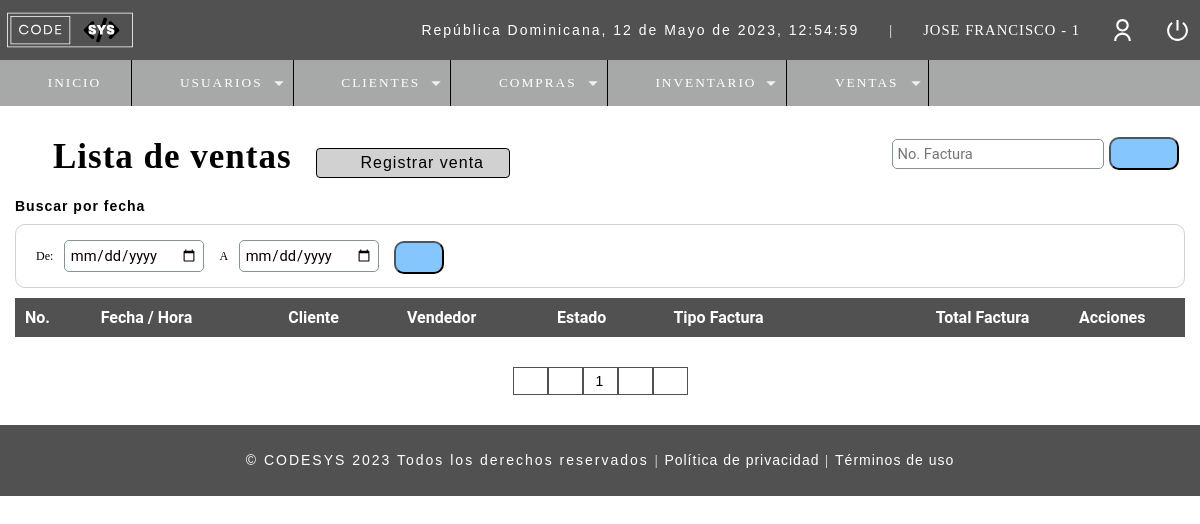
/r_ventas.php?pagina=2 (signed in), run on an earlier commit of the app's database.
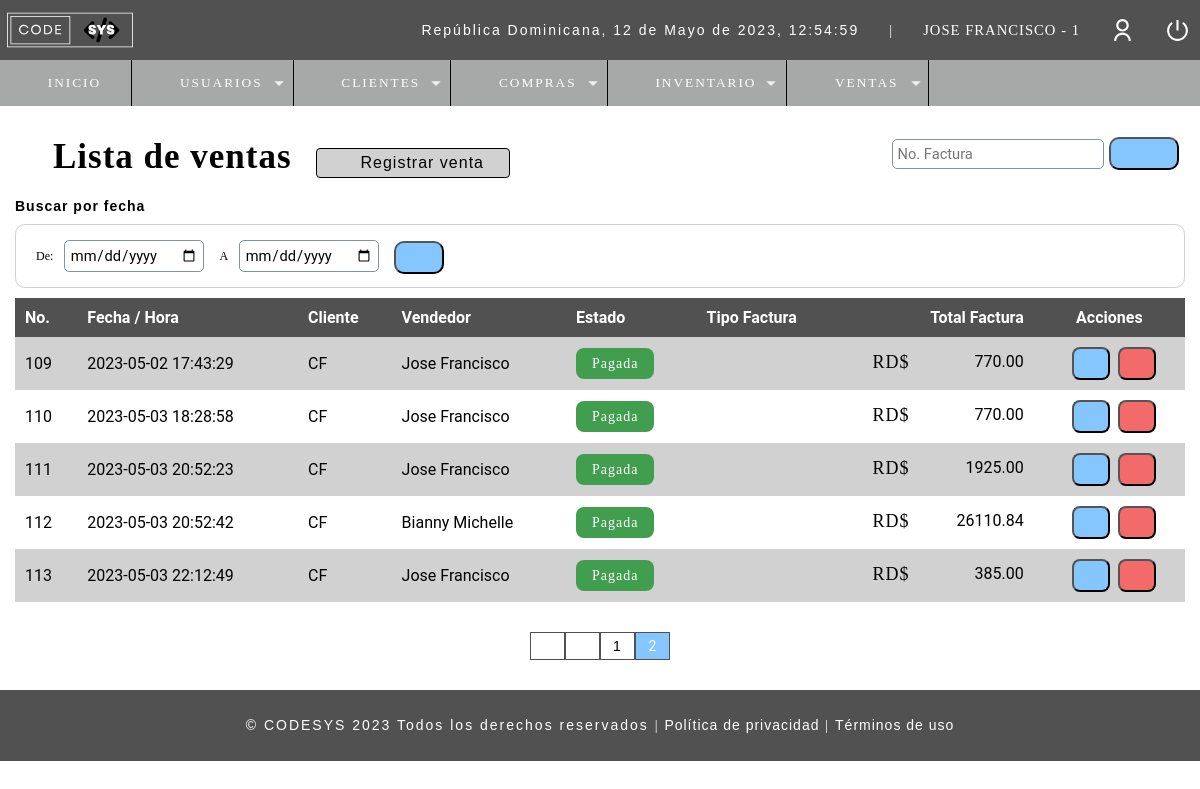
And on a later commit of the database.
### tables this page shows
CREATE TABLE `t_usuario` (
  `ID_Usuario` int(11) NOT NULL,
  `Nombre` varchar(50) DEFAULT NULL,
  `Email` varchar(100) DEFAULT NULL,
  `Usuario` varchar(15) DEFAULT NULL,
  `Pass` varchar(150) DEFAULT NULL,
  `Rol` int(11) DEFAULT NULL,
  `ID_Estado` int(10) DEFAULT NULL
);

CREATE TABLE `t_factura` (
  `ID_Factura` int(11) NOT NULL,
  `Fecha` datetime NOT NULL DEFAULT current_timestamp(),
  `Usuario` int(11) DEFAULT NULL,
  `Cod_cliente` int(11) DEFAULT NULL,
  `Total_Factura` decimal(10,2) DEFAULT NULL,
  `Tipo_Factura` varchar(10) NOT NULL,
  `ID_Estado` int(11) NOT NULL DEFAULT 4
);

CREATE TABLE `t_cliente` (
  `ID_Cliente` int(11) NOT NULL,
  `Nombre` varchar(50) DEFAULT NULL,
  `Apellido` varchar(50) NOT NULL,
  `RNC` varchar(50) NOT NULL,
  `Fecha_Registro` datetime NOT NULL DEFAULT current_timestamp(),
  `Telefono` varchar(20) DEFAULT NULL,
  `Direccion` varchar(150) DEFAULT NULL,
  `Correo` varchar(50) NOT NULL,
  `ID_Estado` int(11) NOT NULL,
  `Usuario_ID` int(11) NOT NULL
);

### Include/functions.php (called while the page is built, shortened)
<?php
	function fechaActual(){
		$mes = array("","Enero",
		    "Febrero",
			"Marzo",
			"Abril",
			"Mayo",
			"Junio",
			"Julio",
			"Agosto",
			"Septiembre",
			"Octubre",
			"Noviembre",
			"Diciembre");
		return date('d')." de ". $mes[date('n')] . " de " . date('Y') . ", " . date('H:i:s');
	}
?>

### Controllers/r_ventas.controller.php (called while the page is built, shortened)
<?php
include("./Database/conn_backend.php");
$sql_registers =  mysqli_query($conn, "SELECT COUNT(*) as total_registers FROM t_factura WHERE ID_Estado != 7");
$result_registers = mysqli_fetch_array($sql_registers);
$total_registro = $result_registers['total_registers'];
$paginas = 100;
if(empty($_GET['pagina'])){
    $pagina = 1;
}else{
    $pagina = $_GET['pagina'];
}
$from = ($pagina - 1) * $paginas;
$total_pages = ceil($total_registro / $paginas);
$query = mysqli_query($conn, "SELECT f.ID_Factura, f.Fecha, u.Nombre as vendedor, f.Cod_cliente, ce.Nombre as cliente, f.Total_Factura, f.Tipo_Factura, f.ID_Estado, e.Estado as estado
            FROM t_factura f
            INNER JOIN t_estado e
            ON f.ID_Estado = e.ID_Estado
            INNER JOIN t_cliente ce
            ON f.Cod_cliente = ce.ID_Cliente
            INNER JOIN t_usuario u
            ON f.Usuario = u.ID_Usuario
            WHERE e.ID_Estado != 7
            ORDER BY f.ID_Factura ASC
            LIMIT $from,$paginas");
?>

### r_ventas.php (the view, shortened to what the changed rows need)
<?php
    include_once("Include/plantilla_Cabeza.php");
    include("Controllers/r_ventas.controller.php");
    $usuario = $_SESSION['Usuario'];
	include("Database/conn_backend.php");
	$sql = mysqli_query($conn,
	"SELECT (u.Rol) as ID_Rol, (r.Rol) as Rol
		FROM t_usuario u
		INNER JOIN t_rol r
		ON u.Rol = r.ID_Rol WHERE Usuario='$usuario'");
	$idrol = 0;
	while($mostrar = mysqli_fetch_array($sql)){
		$idrol = $mostrar['ID_Rol'];
	}
?>
<br>
<br>
<head>
    <link rel="stylesheet" href="css/style.css">
</head>
<section id="container">
    <div class="r_user">
	<h1><i class="far fa-newspaper" style="color: #000;"></i> Lista de ventas</h1>
    <div class="containerTableResponsive">
    <table>
        <thead class="table">
        <tr>
            <th>No.</th>
            <th>Fecha / Hora</th>
            <th>Cliente</th>
            <th>Vendedor</th>
            <th>Estado</th>
            <th>Tipo Factura</th>
            <th class="textright">Total Factura</th>
            <th class="textcenter">Acciones</th>
        </tr>
        </thead>
        <tbody>
        <?php while($mostrar = mysqli_fetch_array($query)):
                if($mostrar['ID_Estado'] == 4){
                    $estado = '<span class="Pagada">Pagada</span>';
                }else if($mostrar['ID_Estado'] == 5){
                    $estado = '<span class="Tramite">Trámite</span>';
                }else{
                    $estado = '<span class="Anulada">Anulada</span>';
            }
            ?>
        <tr>
            <td class="row_<?= $mostrar['ID_Factura']; ?>"><?= $mostrar['ID_Factura']; ?></td>
            <td><?= $mostrar['Fecha']; ?></td>
            <td><?= $mostrar['cliente']; ?></td>
            <td><?= $mostrar['vendedor']; ?></td>
            <td class="estado"><?= $estado; ?></td>
            <td><?= $mostrar['Tipo_Factura']; ?></td>
            <td class="textright totalfactura" style="margin-top: 5px;"><span style="font-size:18px; margin-left: 20px;">RD$</span><?= $mostrar['Total_Factura']; ?></td>
            <td>
                <div class="div_acciones">
                    <div>
                        <button type="button" class="btn_view view_factura" cl="<?= $mostrar['Cod_cliente'];?>" f="<?= $mostrar['ID_Factura']; ?>" st="<?php echo $mostrar['Tipo_Factura'];?>"><i class="fas fa-eye"></i></button>
                    </div>
                    <?php if($idrol == 1 || $idrol == 3){
                                if($mostrar['ID_Estado'] == 4 || $mostrar['ID_Estado'] == 5){?>
                    <div class="div_factura">
                        <button type="button" name="anular" class="btn_null anular_factura" fac="<?= $mostrar['ID_Factura']; ?>"><i class="fas fa-ban"></i></button>
                    </div>
                    <?php }else{ ?>
                            <div class="div_factura">
                                <button type="button" name="inactivo" class="btn_null inactive" fac="<?= $mostrar['ID_Factura']; ?>"><i class="fas fa-ban"></i></button>
                            </div>
                    <?php }} ?>
                </div>
            </td>
            <?php endwhile;?>
        </tr>
        </tbody>
    </table>
    </div>
    <div class="paginador">
        <ul>
            <?php if($pagina != 1){ ?>
            <li><a href="?pagina=<?php echo 1; ?>"><i class="fa-sharp fa-solid fa-backward-step" style="color: #000000; height: 16px;"></i></a></li>
            <li><a href="?pagina=<?php echo $pagina-1; ?>"><i class="fa-sharp fa-solid fa-caret-left" style="color: #000000; height: 16px;"></i></a></li>
            <?php } for($i=1;$i<=$total_pages;$i++){
                if($i == $pagina){
                    echo '<li class="page_select">'.$i.'</a></li>';
                }else{
                echo '<li><a href="?pagina='.$i.'">'.$i.'</a></li>';
                }
            } if($pagina != $total_pages){ ?>
            <li><a href="?pagina=<?php echo $pagina + 1; ?>"><i class="fa-solid fa-caret-right" style="color: #000000; height: 16px;"></i></a></li>
            <li><a href="?pagina=<?php echo $total_pages?>"><i class="fa-sharp fa-solid fa-forward-step" style="color: #000000; height: 16px;"></i></a></li>
            <?php } ?>
        </ul>
    </div>
    </div>
</section>
<?php include_once("Include/plantilla_pie.php");?>

### Include/plantilla_Cabeza.php (shortened to what the changed rows need)
<?php
	include("./Database/conn_backend.php");
	include("scripts.php");
	$usuario = $_SESSION['Usuario'];
	$sql = "SELECT * FROM t_usuario WHERE Usuario='$usuario'";
	$result = mysqli_query($conn, $sql);
?>
<!DOCTYPE html>
<html lang="en">
<head>
</head>
<body>
	<header>
		<div class="header">
			<h1><img class="imgHeader" src="assets\images\CODESYSLOGO.svg" alt="Logo de CODESYS" width="130px" height="100px" style="margin-top:2px; margin-left:-5px;"></h1>
			<div class="optionsBar">
				<p id="hora">República Dominicana, <?php echo fechaActual();?></p>
				<span>|</span>
				<?php while($mostrar = mysqli_fetch_array($result)){?>
				<span class="user"><?php echo $mostrar['Nombre'].' - '.$mostrar['Rol']?></span>
				<?php } ?>
				<img class="photouser" src="assets\images\user-line.svg" alt="Usuario">
				<a href="Include\Close_session.php"><img class="close" src="assets\images\shut-down-line.svg" alt="Salir del sistema" title="Salir"></a>
			</div>
		</div>
	</header>

What changed in the data, as far as the page shows it:
added t_factura: ID_Factura "109", Fecha "2023-05-02 17:43:29", Cod_cliente.Nombre "CF", Usuario.Nombre "Jose Francisco", shows "Pagada", Total_Factura "770.00"
added t_factura: ID_Factura "110", Fecha "2023-05-03 18:28:58", Cod_cliente.Nombre "CF", Usuario.Nombre "Jose Francisco", shows "Pagada", Total_Factura "770.00"
added t_factura: ID_Factura "111", Fecha "2023-05-03 20:52:23", Cod_cliente.Nombre "CF", Usuario.Nombre "Jose Francisco", shows "Pagada", Total_Factura "1925.00"
added t_factura: ID_Factura "112", Fecha "2023-05-03 20:52:42", Cod_cliente.Nombre "CF", Usuario.Nombre "Bianny Michelle", shows "Pagada", Total_Factura "26110.84"
added t_factura: ID_Factura "113", Fecha "2023-05-03 22:12:49", Cod_cliente.Nombre "CF", Usuario.Nombre "Jose Francisco", shows "Pagada", Total_Factura "385.00"
Also different on the page:
new list line: "2"
